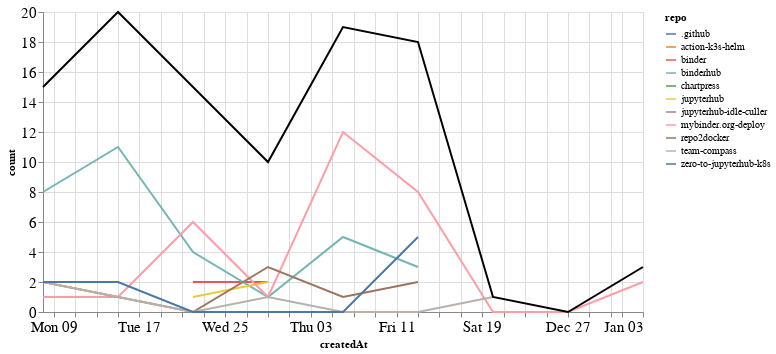

Notebook cell for this chart:
### Markdown cell above
### Comments

### Code cell
comments_time = comments.groupby('repo').resample('W', on='createdAt').count()['author'].reset_index()
comments_time = comments_time.rename(columns={'author': 'count'})
comments_time_total = comments_time.groupby('createdAt').agg({"count": "sum"}).reset_index()
ch1 = alt.Chart(comments_time, width=600).mark_line().encode(
    x='createdAt',
    y='count',
    color='repo',
    tooltip="repo"
)

ch2 = alt.Chart(comments_time_total, width=600).mark_line(color="black").encode(
    x='createdAt',
    y='count',
)

ch1 + ch2

### Figure 1 — Vega-Lite specification as saved in the notebook (floating-point values rounded to 4 significant figures)
{"config": {"axisLeft": {"labelFontSize": 15}, "axisBottom": {"labelFontSize": 15}}, "layer": [{"data": {"name": "data-743588107e357d4530a75bf86ba6a9b3"}, "mark": "line", "encoding": {"color": {"type": "nominal", "field": "repo"}, "tooltip": {"type": "nominal", "field": "repo"}, "x": {"type": "temporal", "field": "createdAt"}, "y": {"type": "quantitative", "field": "count"}}, "width": 600}, {"data": {"name": "data-cb5073dde9eb33b16c0e4a1a37d793b8"}, "mark": {"type": "line", "color": "black"}, "encoding": {"x": {"type": "temporal", "field": "createdAt"}, "y": {"type": "quantitative", "field": "count"}}, "width": 600}], "$schema": "https://vega.github.io/schema/vega-lite/v4.8.1.json", "datasets": {"data-743588107e357d4530a75bf86ba6a9b3": [{"repo": ".github", "createdAt": "2020-12-06T00:00:00", "count": 1}, {"repo": "action-k3s-helm", "createdAt": "2020-11-15T00:00:00", "count": 4}, {"repo": "binder", "createdAt": "2020-11-22T00:00:00", "count": 2}, {"repo": "binder", "createdAt": "2020-11-29T00:00:00", "count": 2}, {"repo": "binderhub", "createdAt": "2020-11-08T00:00:00", "count": 8}, {"repo": "binderhub", "createdAt": "2020-11-15T00:00:00", "count": 11}, {"repo": "binderhub", "createdAt": "2020-11-22T00:00:00", "count": 4}, {"repo": "binderhub", "createdAt": "2020-11-29T00:00:00", "count": 1}, {"repo": "binderhub", "createdAt": "2020-12-06T00:00:00", "count": 5}, {"repo": "binderhub", "createdAt": "2020-12-13T00:00:00", "count": 3}, {"repo": "chartpress", "createdAt": "2020-11-22T00:00:00", "count": 2}, {"repo": "jupyterhub", "createdAt": "2020-11-22T00:00:00", "count": 1}, {"repo": "jupyterhub", "createdAt": "2020-11-29T00:00:00", "count": 2}, {"repo": "jupyterhub-idle-culler", "createdAt": "2021-01-03T00:00:00", "count": 1}, {"repo": "mybinder.org-deploy", "createdAt": "2020-11-08T00:00:00", "count": 1}, {"repo": "mybinder.org-deploy", "createdAt": "2020-11-15T00:00:00", "count": 1}, {"repo": "mybinder.org-deploy", "createdAt": "2020-11-22T00:00:00", "count": 6}, {"repo": "mybinder.org-deploy", "createdAt": "2020-11-29T00:00:00", "count": 1}, {"repo": "mybinder.org-deploy", "createdAt": "2020-12-06T00:00:00", "count": 12}, {"repo": "mybinder.org-deploy", "createdAt": "2020-12-13T00:00:00", "count": 8}, {"repo": "mybinder.org-deploy", "createdAt": "2020-12-20T00:00:00", "count": 0}, {"repo": "mybinder.org-deploy", "createdAt": "2020-12-27T00:00:00", "count": 0}, {"repo": "mybinder.org-deploy", "createdAt": "2021-01-03T00:00:00", "count": 2}, {"repo": "repo2docker", "createdAt": "2020-11-08T00:00:00", "count": 2}, {"repo": "repo2docker", "createdAt": "2020-11-15T00:00:00", "count": 1}, {"repo": "repo2docker", "createdAt": "2020-11-22T00:00:00", "count": 0}, {"repo": "repo2docker", "createdAt": "2020-11-29T00:00:00", "count": 3}, {"repo": "repo2docker", "createdAt": "2020-12-06T00:00:00", "count": 1}, {"repo": "repo2docker", "createdAt": "2020-12-13T00:00:00", "count": 2}, {"repo": "team-compass", "createdAt": "2020-11-08T00:00:00", "count": 2}, {"repo": "team-compass", "createdAt": "2020-11-15T00:00:00", "count": 1}, {"repo": "team-compass", "createdAt": "2020-11-22T00:00:00", "count": 0}, {"repo": "team-compass", "createdAt": "2020-11-29T00:00:00", "count": 1}, {"repo": "team-compass", "createdAt": "2020-12-06T00:00:00", "count": 0}, {"repo": "team-compass", "createdAt": "2020-12-13T00:00:00", "count": 0}, {"repo": "team-compass", "createdAt": "2020-12-20T00:00:00", "count": 1}, {"repo": "zero-to-jupyterhub-k8s", "createdAt": "2020-11-08T00:00:00", "count": 2}, {"repo": "zero-to-jupyterhub-k8s", "createdAt": "2020-11-15T00:00:00", "count": 2}, {"repo": "zero-to-jupyterhub-k8s", "createdAt": "2020-11-22T00:00:00", "count": 0}, {"repo": "zero-to-jupyterhub-k8s", "createdAt": "2020-11-29T00:00:00", "count": 0}, {"repo": "zero-to-jupyterhub-k8s", "createdAt": "2020-12-06T00:00:00", "count": 0}, {"repo": "zero-to-jupyterhub-k8s", "createdAt": "2020-12-13T00:00:00", "count": 5}], "data-cb5073dde9eb33b16c0e4a1a37d793b8": [{"createdAt": "2020-11-08T00:00:00", "count": 15}, {"createdAt": "2020-11-15T00:00:00", "count": 20}, {"createdAt": "2020-11-22T00:00:00", "count": 15}, {"createdAt": "2020-11-29T00:00:00", "count": 10}, {"createdAt": "2020-12-06T00:00:00", "count": 19}, {"createdAt": "2020-12-13T00:00:00", "count": 18}, {"createdAt": "2020-12-20T00:00:00", "count": 1}, {"createdAt": "2020-12-27T00:00:00", "count": 0}, {"createdAt": "2021-01-03T00:00:00", "count": 3}]}}
